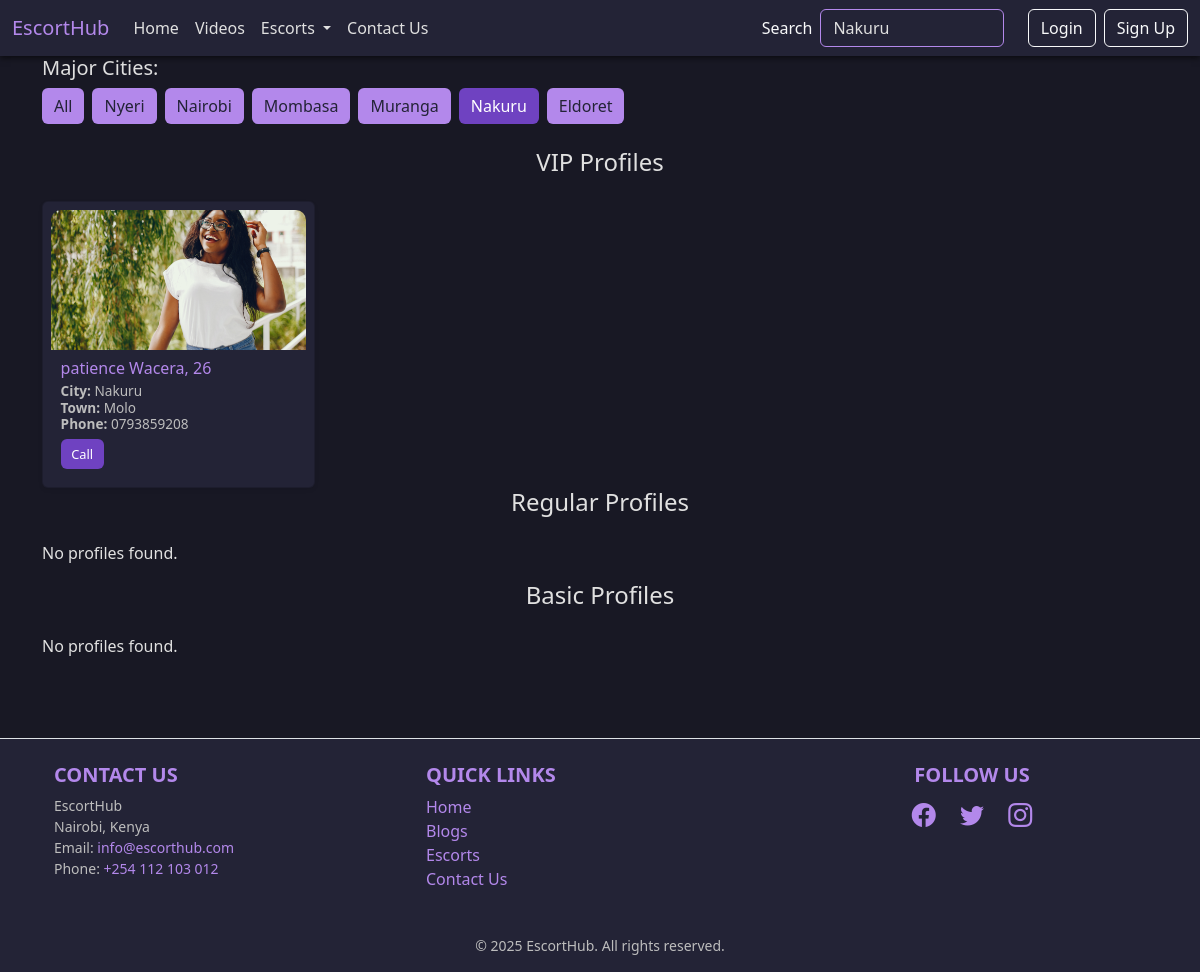
The page /?q=Nakuru on the database its author committed.
### core/models.py (models this page shows, shortened)
class Profile(models.Model):
    CATEGORY_CHOICES = [
        ('VIP', 'VIP'),
        ('Regular', 'Regular'),
        ('Basic', 'Basic'),
    ]
    user = models.OneToOneField(User, on_delete=models.CASCADE)
    picture = models.ImageField(upload_to='profile_pics/', default='default.jpg')
    age = models.PositiveIntegerField(null=True, blank=True)
    city = models.CharField(max_length=100, blank=True)
    town = models.CharField(max_length=100, blank=True)
    phone_number = models.CharField(max_length=20, blank=True)
    category = models.CharField(max_length=10, choices=CATEGORY_CHOICES, default='Basic')

### core/views.py (the view)
# urls.py: path('', views.index, name='index'),
def index(request):
    query = request.GET.get('q')
    cities = Profile.objects.values_list('city', flat=True).distinct()
    if query:
        filter_condition = Q(city__icontains=query) | Q(town__icontains=query)
        vip_profiles = Profile.objects.filter(filter_condition, category='VIP')
        regular_profiles = Profile.objects.filter(filter_condition, category='Regular')
        basic_profiles = Profile.objects.filter(filter_condition, category='Basic')
    else:
        vip_profiles = Profile.objects.filter(category='VIP')
        regular_profiles = Profile.objects.filter(category='Regular')
        basic_profiles = Profile.objects.filter(category='Basic')
    context = {
        'vip_profiles': vip_profiles,
        'regular_profiles': regular_profiles,
        'basic_profiles': basic_profiles,
        'cities': cities,
        'active_city': query or '',
    }
    return render(request, 'core/index.html', context)

### templates/core/index.html (shortened to what this page needs)
{% extends "partials/base.html" %}
{% block content %}
{% load static %}
<!DOCTYPE html>
<html lang="en">
<head>
    <link href="https://cdn.jsdelivr.net/npm/bootstrap@5.3.3/dist/css/bootstrap.min.css" rel="stylesheet" />
    <link href="{% static 'css/style.css' %}" rel="stylesheet" />
</head>
<body>
<div class="container mb-2 city-bg">
  <h5 class="mb-2">Major Cities:</h5>
  <div class="d-flex flex-wrap gap-2">
    <a href="{% url 'core:index' %}" class="btn city-btn {% if not active_city %}active{% endif %}">All</a>
    {% for city in cities %}
      <a href="?q={{ city }}" class="btn city-btn {% if active_city == city %}active{% endif %}">
        {{ city }}
      </a>
    {% endfor %}
  </div>
</div>
<div class="container-sm py-3">
    <h4 id="#vip" class="mb-4 text-center">VIP Profiles</h4>
    <div class="row row-cols-2 row-cols-md-4 g-2">
        {% for profile in vip_profiles %}
        <div class="col">
            <div class="card h-100 shadow-sm profile-card">
                <img src="{{ profile.picture.url }}" class="card-img-top profile-img" alt="{{ profile.user.username }}">
                <div class="card-body">
                    <h5 class="card-title">{{ profile.user.get_full_name }}{% if not profile.user.get_full_name %}{{ profile.user.username }}{% endif %}, {{ profile.age }}</h5>
                    <p class="card-text">
                      <strong>City:</strong> {{ profile.city }}<br />
                      <strong>Town:</strong> {{ profile.town }}<br />
                      <strong>Phone:</strong> {{ profile.phone_number }}
                    </p>
                    <a href="tel:{{ profile.phone_number }}" class="btn btn-lilac call-btn">Call</a>
                </div>
            </div>
        </div>
        {% empty %}
        <p>No profiles found.</p>
        {% endfor %}
    </div>
        <h4 id="regular" class="mb-4 text-center">Regular Profiles</h4>
    <div class="row row-cols-2 row-cols-md-4 g-2">
        {% for profile in regular_profiles %}
        <div class="col">
            <div class="card h-100 shadow-sm profile-card">
                <img src="{{ profile.picture.url }}" class="card-img-top profile-img" alt="{{ profile.user.username }}">
                <div class="card-body">
                    <h5 class="card-title">{{ profile.user.get_full_name }}{% if not profile.user.get_full_name %}{{ profile.user.username }}{% endif %}, {{ profile.age }}</h5>
                    <p class="card-text">
                      <strong>City:</strong> {{ profile.city }}<br />
                      <strong>Town:</strong> {{ profile.town }}<br />
                      <strong>Phone:</strong> {{ profile.phone_number }}
                    </p>
                    <a href="tel:{{ profile.phone_number }}" class="btn btn-lilac call-btn">Call</a>
                </div>
            </div>
        </div>
        {% empty %}
        <p>No profiles found.</p>
        {% endfor %}
    </div>
     <h4 id="basic" class="mb-4 text-center">Basic Profiles</h4>
    <div class="row row-cols-2 row-cols-md-4 g-2">
        {% for profile in basic_profiles %}
        <div class="col">
            <div class="card h-100 shadow-sm profile-card">
                <img src="{{ profile.picture.url }}" class="card-img-top profile-img" alt="{{ profile.user.username }}">
                <div class="card-body">
                    <h5 class="card-title">{{ profile.user.get_full_name }}{% if not profile.user.get_full_name %}{{ profile.user.username }}{% endif %}, {{ profile.age }}</h5>
                    <p class="card-text">
                      <strong>City:</strong> {{ profile.city }}<br />
                      <strong>Town:</strong> {{ profile.town }}<br />
                      <strong>Phone:</strong> {{ profile.phone_number }}
                    </p>
                    <a href="tel:{{ profile.phone_number }}" class="btn btn-lilac call-btn">Call</a>
                </div>
            </div>
        </div>
        {% empty %}
        <p>No profiles found.</p>
        {% endfor %}
    </div>
</div>
</body>
</html>
{% endblock content %}

### static/css/style.css (style rules this page uses)
body { background-color: #181824; color: #e0e0e0; font-family: 'Segoe UI', Tahoma, Geneva, Verdana, sans-serif; }
html { scroll-behavior: smooth; }
.profile-card { font-size: 0.85rem; padding: 0.5rem; height: 100%; background-color: #232336; color: #e0e0e0; }
.profile-img { object-fit: cover; height: 140px; border-radius: 10px 10px 0 0; background-color: #181824; }
.card-body { padding: 0.6rem; }
.card-title { font-size: 1rem; margin-bottom: 0.3rem; color: #b388eb; }
.card-text { font-size: 0.85rem; margin-bottom: 0.4rem; line-height: 1.2; color: #bdbdbd; }
.call-btn { background-color: #6f42c1; color: #fff; padding: 0.3rem 0.6rem; font-size: 0.8rem; }
.city-btn { background-color: #b388eb !important; color: #232336 !important; border: none !important; font-weight: 500; transition: background 0.2s, color 0.2s; }
.city-btn.active, .city-btn:hover, .city-btn:focus { background-color: #6f42c1 !important; color: #fff !important; }

### rows shown on the page
Profile: picture (picture), user.get_full_name "patience Wacera", age "26", city "Nakuru", town "Molo", phone_number "0793859208"

### other values the page prints
{{ city }} "Nyeri" "Nairobi" "Mombasa" "Muranga" "Nakuru" "Eldoret"
